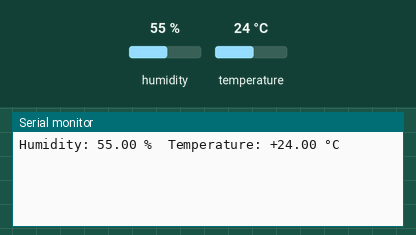
Bench run of a sketch on a simulated Arduino Uno, built with avr-gcc and run on an emulated ATmega328P. Parts: the last lines printed to the serial monitor. Wiring (inferred from the names in the program): DHT22 sensor: data pin 2. The test bench sets the inputs (shaded band); at power-on: humidity 55 %, temperature 24 °C.

Above: at 4.2 s.
4.3 s: humidity set to 22 %
At 6.6 s:
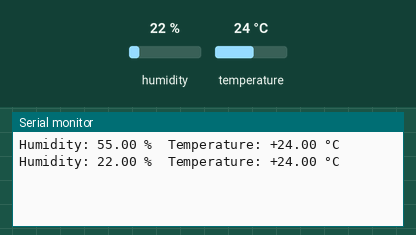
8.1 s: temperature set to 12 °C
At 10.4 s:
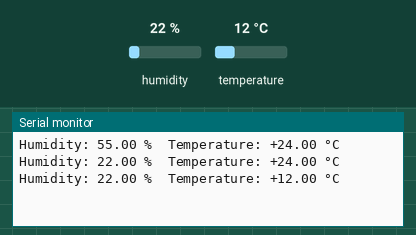
11.9 s: humidity set to 40 %
At 13.0 s:
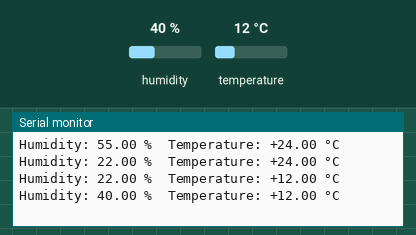
Timing chart, 0 to 14.9 s (numbered marks = the images above; inputs shaded):
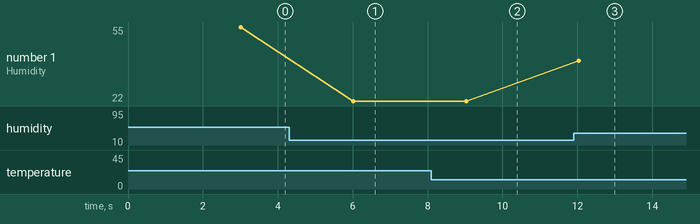

The sketch:

sensor_dht22_raw.ino
```cpp
/* This is an ultra basic code to read a DHT22 sensor
 * It uses the Arduino pulseIn() function to measure the duration of a HIGH pulse.
 * Please be aware pulseIn() function makes use of TIMER0 with interrupts ; do not disabled before !
 * The code should compile and use under 4,5kB of flash
 * Christian de Balorre, December 22nd, 2025
 */

#define DHT_PIN 2

uint8_t data[5]; // 2 Bytes for Hum, 2 Bytes for Temp, 1 Byte for checksum
uint8_t negative;
unsigned long start;
char sign;

bool readDHT22() {
   // Clear data buffer
  for (int i = 0; i < 5; i++) data[i] = 0;

  // === Start Signal ===
  pinMode(DHT_PIN, OUTPUT);
  digitalWrite(DHT_PIN, LOW);
  delay(4);  // MCU START with LOW ≥1ms
  pinMode(DHT_PIN, INPUT);

  // === DHT should ACK with a LOW within 20µs < ACK < 40µs ===
  start = micros();
  delayMicroseconds((start + 40) - start);
  if (digitalRead(DHT_PIN)) {
    Serial.println("DHT not ready");
    return false;
  }

  // === DHT ACK Response 83µs LOW + 87µs HIGH ===
  // === We use the Arduino pulsIn function here ===
  if (pulseIn(DHT_PIN, HIGH, 200) == 0) {
    Serial.println("DHT invalid ACK");
    return false;
  }
   noInterrupts();
  // === Compute the 40 bits stream of data sent by DHT22 sensors
  for (uint8_t Idx = 0; Idx < 5; Idx++) {
    for (int a = 0; a < 8; a++) {
      while (digitalRead(DHT_PIN) == LOW);
      // === If after 40µs DHT_PIN still HIGH, we have bit = 1 ===
      delayMicroseconds(40);
      if (digitalRead(DHT_PIN) == HIGH) {
        data[Idx] |= (1 << (7 - a));
      }
      while (digitalRead(DHT_PIN) == HIGH);
    }
  }
interrupts();
// === Checksum ===
uint8_t checksum = ((data[0] + data[1] + data[2] + data[3])) & 0xff;
return (checksum == data[4]);
}

void setup() {
  Serial.begin(9600);
  // === Wait for sensor to stabilize ===
  pinMode(DHT_PIN, INPUT);
  delay(3000);
}

void loop() {
  uint16_t resh, rest = 0;
  float Temp, Hum = 0;

  if (readDHT22()) {
    negative = (data[2] >> 7);
    // === If negative temp, msb of data[2] set to 1 ===
    if (negative) {
      sign = '-';
      data[2] = data[2] & 0x7f;  // Remove negative bit
    } else {
      sign = '+';
    }
    resh |= (uint16_t)(data[0] << 8);
    resh |= (uint16_t)data[1];
    Hum = resh / 10.0;

    rest |= (uint16_t)(data[2] << 8);
    rest |= (uint16_t)data[3];
    Temp = rest / 10.0;

    Serial.print("Humidity: ");
    Serial.print(Hum);
    Serial.print(" %  ");

    Serial.print("Temperature: ");
    Serial.print(sign);
    Serial.print(Temp);
    Serial.println(" °C");
  } else {
    Serial.println("DHT22 checksum failed");
  }

  delay(3000);  // Minimum delay between reads
}
```

Measured:
- after the input at 4.3 s, the serial monitor: prints a new line after 1.7 s (image 1)
- after the input at 8.1 s, the serial monitor: prints a new line after 0.93 s (image 2)
- after the input at 11.9 s, the serial monitor: prints a new line after 0.13 s (image 3)
- plotted number 1: 55 → 22 after the input at 4.3 s, 22 → 40 after the input at 11.9 s
